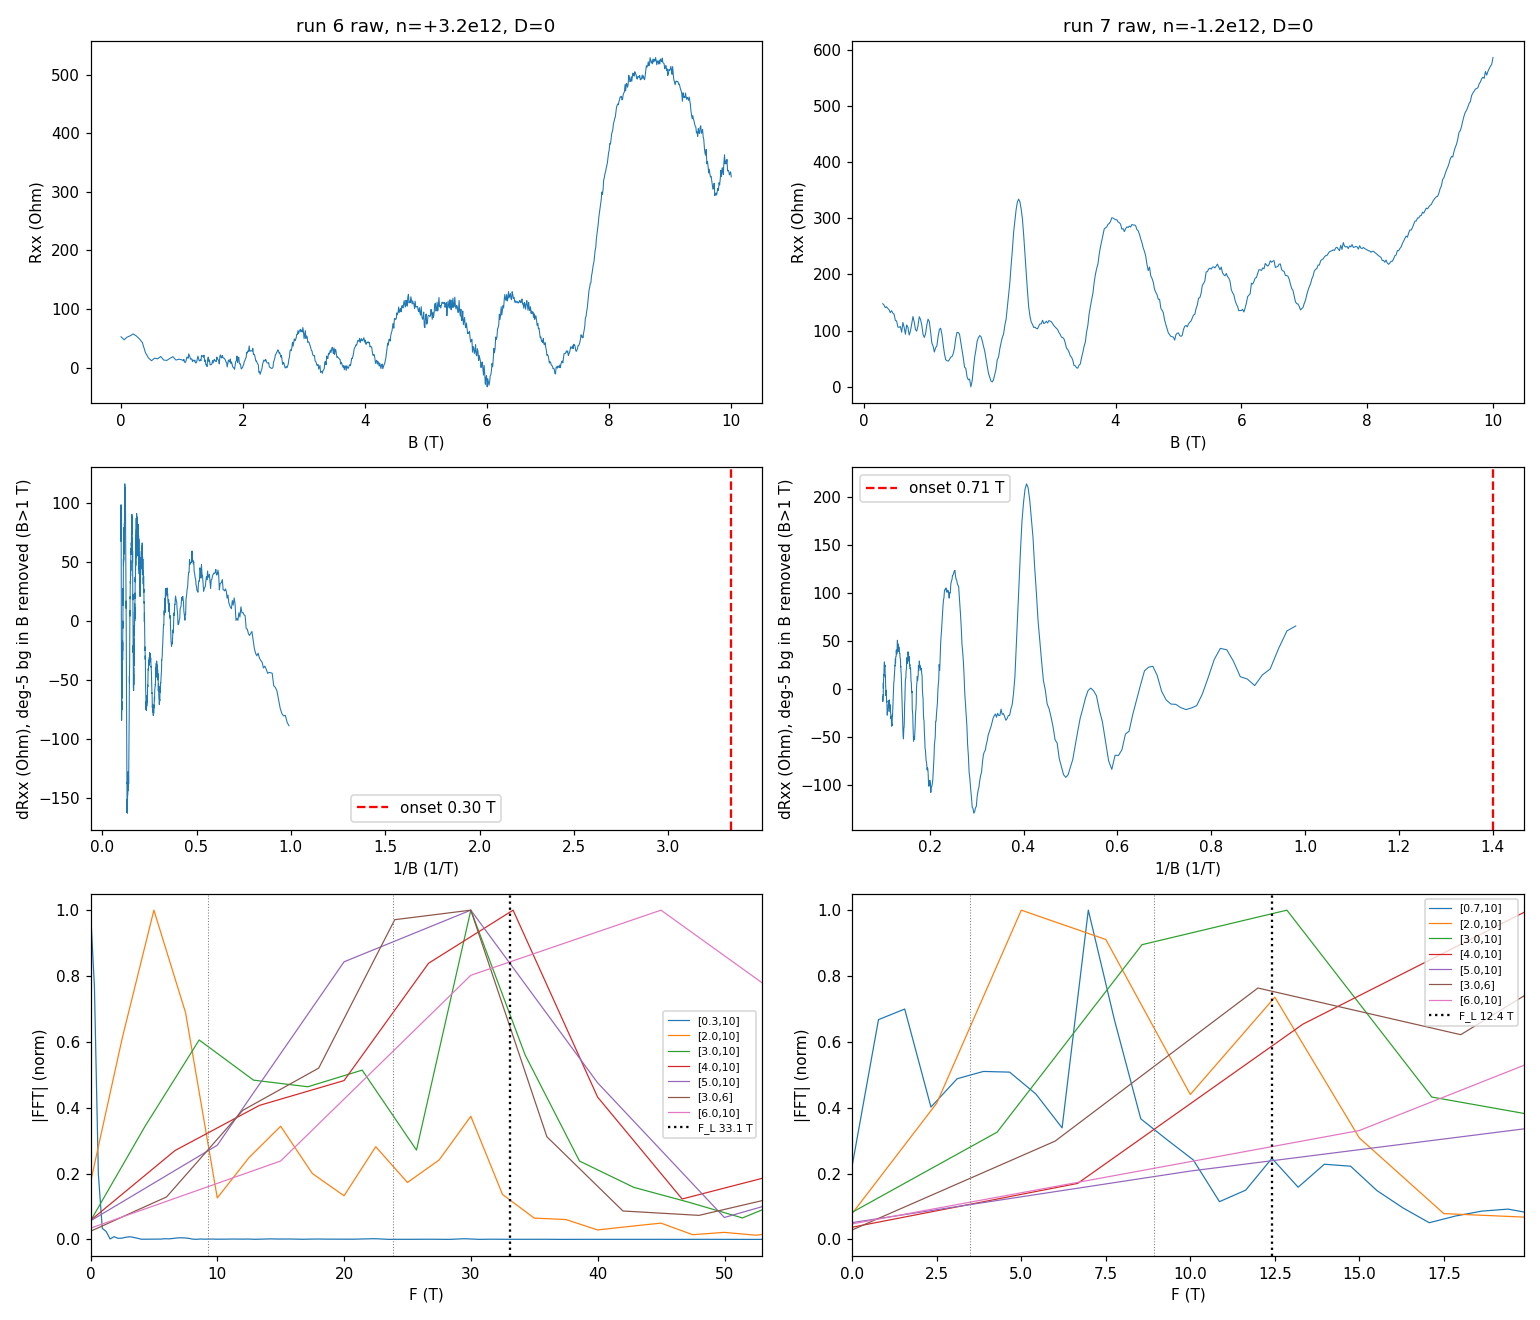

The script that saved this image:
"""Spot-check read (sdh-spot-check Verify) on runs 6 (electron, n=+3.2e12) and 7 (hole, n=-1.2e12):
raw R(B), sdh_onset per tone, sdh_fft over several windows, peaks vs F_L. Scratch -> promote to ana."""
import warnings, sys
import numpy as np
import matplotlib
matplotlib.use("Agg")
import matplotlib.pyplot as plt
from scipy.signal import find_peaks
from hera.analysis import open_run, summarize_run, sdh_onset, sdh_fft, SdhOnsetError, luttinger_frequency

HERE = "/home/hera/measurements/zack/20260822-vti-02"
SR0_GAIN = -1e6
SENS = 50e-6; IB = 10e-9; RFS = SENS / IB

def load(rid):
    run = open_run(f"{HERE}/data/{rid}")
    print(summarize_run(run)); print("cols:", run.cols)
    B = run.col("magnet_field"); I = run.col("sr0_X") / SR0_GAIN; V = run.col("sr1_X")
    R = V / I
    T = run.col("T_sample") if "T_sample" in run.cols else None
    o = np.argsort(B); return run, B[o], R[o], I[o], (T[o] if T is not None else None)

def peaks(freqs, spec, fmin=1.0, k=6):
    m = freqs >= fmin
    f, s = freqs[m], spec[m]
    pk, pr = find_peaks(s, prominence=0.05 * s.max())
    order = np.argsort(s[pk])[::-1][:k]
    return [(float(f[p]), float(s[p] / s.max())) for p in pk[order]]

fig, axes = plt.subplots(3, 2, figsize=(14, 12))
for j, (rid, n12) in enumerate([(6, 3.2), (7, -1.2)]):
    print(f"\n================= run {rid}  n = {n12:+.2f}e12 =================")
    run, B, R, I, T = load(rid)
    FL = luttinger_frequency(n12 * 1e16) if callable(luttinger_frequency) else None
    try:
        print(f"F_L = {FL:.2f} T  (h/4e * n)")
    except Exception:
        FL = 4.1357e-15 / 4 * abs(n12) * 1e16 / 1.602e-19 * 1.602e-19  # fallback: h n /(4 e) with n in m^-2 -> T
        FL = 6.62607e-34 * abs(n12) * 1e16 / (4 * 1.602e-19); print(f"F_L = {FL:.2f} T (manual)")
    if T is not None: print(f"T_sample during run: {np.nanmin(T):.3f}-{np.nanmax(T):.3f} K")
    print(f"I_bias {np.median(I)*1e9:.2f} nA; R range {R.min():.1f}-{R.max():.1f} Ohm; max/FS = {R.max()/RFS:.3f}")
    ax = axes[0, j]; ax.plot(B, R, lw=0.7); ax.set_xlabel("B (T)"); ax.set_ylabel("Rxx (Ohm)"); ax.set_title(f"run {rid} raw, n={n12:+.1f}e12, D=0")
    # onset
    try:
        with warnings.catch_warnings(record=True) as w:
            warnings.simplefilter("always")
            on = sdh_onset(R, B, r_full_scale=RFS, b_lo=0.3)
            for ww in w: print("  warn:", ww.message)
        print(on.summary())
        onset = on.onset_b
    except SdhOnsetError as e:
        print("SdhOnsetError:", e); onset = None
    # background-subtracted trace vs 1/B for the eye
    m = B > 1.0
    cf = np.polyfit(B[m], R[m], 5); dR = R[m] - np.polyval(cf, B[m])
    ax = axes[1, j]; ax.plot(1 / B[m], dR, lw=0.7); ax.set_xlabel("1/B (1/T)"); ax.set_ylabel("dRxx (Ohm), deg-5 bg in B removed (B>1 T)")
    if onset: ax.axvline(1 / onset, color="r", ls="--", label=f"onset {onset:.2f} T"); ax.legend()
    # FFT windows
    ax = axes[2, j]
    wins = [(2.0, 10.0), (3.0, 10.0), (4.0, 10.0), (5.0, 10.0), (3.0, 6.0), (6.0, 10.0)]
    if onset: wins.insert(0, (round(float(onset), 2), 10.0))
    for (lo, hi) in wins:
        mm = (B >= lo) & (B <= hi)
        if mm.sum() < 20: continue
        freqs, spec = sdh_fft(R[mm][:, None], B[mm], b_range=(lo, hi), bg_degree=5, log=False, nfft=4096)
        sp = spec[0]
        dF = 1 / (1 / lo - 1 / hi)
        print(f"  window [{lo:.2f},{hi:.1f}] T  dF={dF:.2f} T  peaks (T, rel):", [(round(f, 1), round(a, 2)) for f, a in peaks(freqs, sp, fmin=max(1.0, 0.5 * dF))])
        ax.plot(freqs, sp / sp.max() + 0.0, lw=0.8, label=f"[{lo:.1f},{hi:.0f}]")
    ax.axvline(FL, color="k", ls=":", label=f"F_L {FL:.1f} T")
    ax.axvline(0.72 * FL, color="gray", ls=":", lw=0.7); ax.axvline(0.28 * FL, color="gray", ls=":", lw=0.7)
    ax.set_xlim(0, 1.6 * FL); ax.set_xlabel("F (T)"); ax.set_ylabel("|FFT| (norm)"); ax.legend(fontsize=7)
fig.tight_layout(); fig.savefig(f"{HERE}/hera_scratch/spot_read.png", dpi=110)
print("saved spot_read.png")
